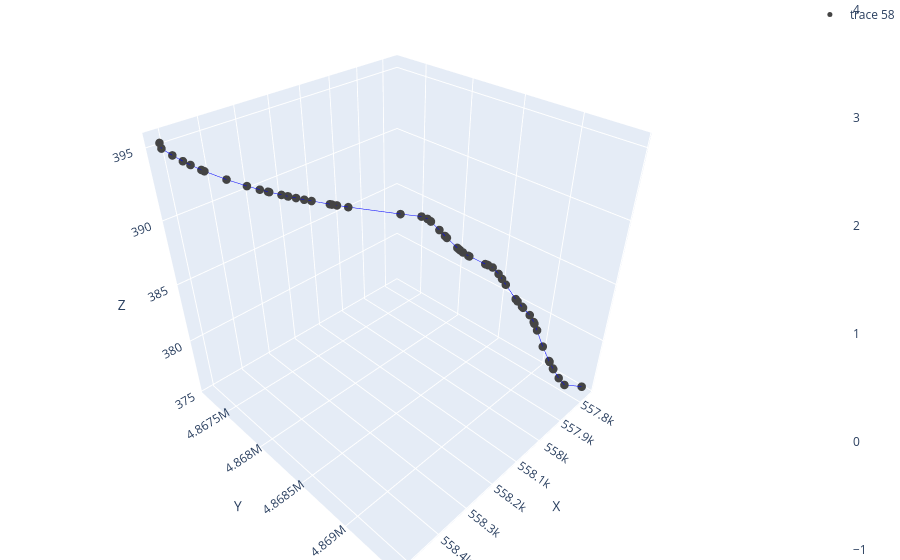

This figure's notebook cell:
### Code cell
import plotly.graph_objects as go
lines = edges[["x_0", "y_0", "z_0", "x_1", "y_1", "z_1"]].values
lines = lines.reshape(-1, 2, 3)
line_traces = []
for line in lines:
    line_traces.append(
        go.Scatter3d(
            x=line[:,0],
            y=line[:,1],
            z=line[:,2],
            mode='lines',
            line=dict(color='blue', width=1),
            showlegend=False
        )
    )
node_type_map = {cat: i for i, cat in enumerate(nodes.type.unique())}
node_type_map = {i : i for i in nodes.id}
node_colors = nodes.type.map(node_type_map)
# Scatter for nodes
scatter = go.Scatter3d(
    x=nodes.x,
    y=nodes.y,
    z=nodes.z,
    mode='markers',
    marker=dict(
        size=5,
        color=node_colors,  # categorical or numeric
        colorscale='Viridis',
        showscale=True
    )
)

# Combine and plot
fig = go.Figure(data=line_traces + [scatter])
fig.update_layout(
    scene=dict(
        xaxis_title='X',
        yaxis_title='Y',
        zaxis_title='Z'
    ),
    margin=dict(l=0, r=0, b=0, t=0)
)

fig.show()

### Figure 1 — Plotly figure (JSON) as saved in the notebook; plotly's stock layout.template omitted (floating-point values rounded to 4 significant figures)
{"data": [{"line": {"color": "blue", "width": 1}, "mode": "lines", "showlegend": false, "type": "scatter3d", "x": [558500.0, 558500.0], "y": [4867000.0, 4867000.0], "z": [395.3, 395.0]}, {"line": {"color": "blue", "width": 1}, "mode": "lines", "showlegend": false, "type": "scatter3d", "x": [558500.0, 558500.0], "y": [4867000.0, 4867000.0], "z": [395.0, 394.5]}, {"line": {"color": "blue", "width": 1}, "mode": "lines", "showlegend": false, "type": "scatter3d", "x": [558500.0, 558500.0], "y": [4867000.0, 4867000.0], "z": [394.5, 394.2]}, {"line": {"color": "blue", "width": 1}, "mode": "lines", "showlegend": false, "type": "scatter3d", "x": [558500.0, 558500.0], "y": [4867000.0, 4867000.0], "z": [394.2, 393.9]}, {"line": {"color": "blue", "width": 1}, "mode": "lines", "showlegend": false, "type": "scatter3d", "x": [558500.0, 558500.0], "y": [4867000.0, 4867000.0], "z": [393.9, 393.6]}, {"line": {"color": "blue", "width": 1}, "mode": "lines", "showlegend": false, "type": "scatter3d", "x": [558500.0, 558500.0], "y": [4867000.0, 4867000.0], "z": [393.6, 393.5]}, {"line": {"color": "blue", "width": 1}, "mode": "lines", "showlegend": false, "type": "scatter3d", "x": [558500.0, 558400.0], "y": [4867000.0, 4868000.0], "z": [393.5, 392.9]}, {"line": {"color": "blue", "width": 1}, "mode": "lines", "showlegend": false, "type": "scatter3d", "x": [558400.0, 558400.0], "y": [4868000.0, 4868000.0], "z": [392.9, 392.5]}, {"line": {"color": "blue", "width": 1}, "mode": "lines", "showlegend": false, "type": "scatter3d", "x": [558400.0, 558400.0], "y": [4868000.0, 4868000.0], "z": [392.5, 392.3]}, {"line": {"color": "blue", "width": 1}, "mode": "lines", "showlegend": false, "type": "scatter3d", "x": [558400.0, 558400.0], "y": [4868000.0, 4868000.0], "z": [392.3, 392.1]}, {"line": {"color": "blue", "width": 1}, "mode": "lines", "showlegend": false, "type": "scatter3d", "x": [558400.0, 558400.0], "y": [4868000.0, 4868000.0], "z": [392.1, 392.1]}, {"line": {"color": "blue", "width": 1}, "mode": "lines", "showlegend": false, "type": "scatter3d", "x": [558400.0, 558300.0], "y": [4868000.0, 4868000.0], "z": [392.1, 391.9]}, {"line": {"color": "blue", "width": 1}, "mode": "lines", "showlegend": false, "type": "scatter3d", "x": [558300.0, 558300.0], "y": [4868000.0, 4868000.0], "z": [391.9, 391.8]}, {"line": {"color": "blue", "width": 1}, "mode": "lines", "showlegend": false, "type": "scatter3d", "x": [558300.0, 558300.0], "y": [4868000.0, 4868000.0], "z": [391.8, 391.8]}, {"line": {"color": "blue", "width": 1}, "mode": "lines", "showlegend": false, "type": "scatter3d", "x": [558300.0, 558300.0], "y": [4868000.0, 4868000.0], "z": [391.8, 391.7]}, {"line": {"color": "blue", "width": 1}, "mode": "lines", "showlegend": false, "type": "scatter3d", "x": [558300.0, 558300.0], "y": [4868000.0, 4868000.0], "z": [391.7, 391.6]}, {"line": {"color": "blue", "width": 1}, "mode": "lines", "showlegend": false, "type": "scatter3d", "x": [558300.0, 558300.0], "y": [4868000.0, 4868000.0], "z": [391.6, 391.5]}, {"line": {"color": "blue", "width": 1}, "mode": "lines", "showlegend": false, "type": "scatter3d", "x": [558300.0, 558300.0], "y": [4868000.0, 4868000.0], "z": [391.5, 391.3]}, {"line": {"color": "blue", "width": 1}, "mode": "lines", "showlegend": false, "type": "scatter3d", "x": [558300.0, 558300.0], "y": [4868000.0, 4868000.0], "z": [391.3, 391.3]}, {"line": {"color": "blue", "width": 1}, "mode": "lines", "showlegend": false, "type": "scatter3d", "x": [558300.0, 558200.0], "y": [4868000.0, 4868000.0], "z": [391.3, 391.2]}, {"line": {"color": "blue", "width": 1}, "mode": "lines", "showlegend": false, "type": "scatter3d", "x": [558200.0, 558200.0], "y": [4868000.0, 4868000.0], "z": [391.2, 391.1]}, {"line": {"color": "blue", "width": 1}, "mode": "lines", "showlegend": false, "type": "scatter3d", "x": [558200.0, 558100.0], "y": [4868000.0, 4868000.0], "z": [391.1, 390.6]}, {"line": {"color": "blue", "width": 1}, "mode": "lines", "showlegend": false, "type": "scatter3d", "x": [558100.0, 558100.0], "y": [4868000.0, 4868000.0], "z": [390.6, 390.4]}, {"line": {"color": "blue", "width": 1}, "mode": "lines", "showlegend": false, "type": "scatter3d", "x": [558100.0, 558100.0], "y": [4868000.0, 4868000.0], "z": [390.4, 390.3]}, {"line": {"color": "blue", "width": 1}, "mode": "lines", "showlegend": false, "type": "scatter3d", "x": [558100.0, 558100.0], "y": [4868000.0, 4869000.0], "z": [390.3, 390.1]}, {"line": {"color": "blue", "width": 1}, "mode": "lines", "showlegend": false, "type": "scatter3d", "x": [558100.0, 558100.0], "y": [4869000.0, 4869000.0], "z": [390.1, 390.1]}, {"line": {"color": "blue", "width": 1}, "mode": "lines", "showlegend": false, "type": "scatter3d", "x": [558100.0, 558100.0], "y": [4869000.0, 4869000.0], "z": [390.1, 389.4]}, {"line": {"color": "blue", "width": 1}, "mode": "lines", "showlegend": false, "type": "scatter3d", "x": [558100.0, 558100.0], "y": [4869000.0, 4869000.0], "z": [389.4, 389.0]}, {"line": {"color": "blue", "width": 1}, "mode": "lines", "showlegend": false, "type": "scatter3d", "x": [558100.0, 558100.0], "y": [4869000.0, 4869000.0], "z": [389.0, 388.8]}, {"line": {"color": "blue", "width": 1}, "mode": "lines", "showlegend": false, "type": "scatter3d", "x": [558100.0, 558000.0], "y": [4869000.0, 4869000.0], "z": [388.8, 388.1]}, {"line": {"color": "blue", "width": 1}, "mode": "lines", "showlegend": false, "type": "scatter3d", "x": [558000.0, 558000.0], "y": [4869000.0, 4869000.0], "z": [388.1, 388.0]}, {"line": {"color": "blue", "width": 1}, "mode": "lines", "showlegend": false, "type": "scatter3d", "x": [558000.0, 558000.0], "y": [4869000.0, 4869000.0], "z": [388.0, 387.9]}, {"line": {"color": "blue", "width": 1}, "mode": "lines", "showlegend": false, "type": "scatter3d", "x": [558000.0, 558000.0], "y": [4869000.0, 4869000.0], "z": [387.9, 387.7]}, {"line": {"color": "blue", "width": 1}, "mode": "lines", "showlegend": false, "type": "scatter3d", "x": [558000.0, 558000.0], "y": [4869000.0, 4869000.0], "z": [387.7, 387.5]}, {"line": {"color": "blue", "width": 1}, "mode": "lines", "showlegend": false, "type": "scatter3d", "x": [558000.0, 558000.0], "y": [4869000.0, 4869000.0], "z": [387.5, 387.4]}, {"line": {"color": "blue", "width": 1}, "mode": "lines", "showlegend": false, "type": "scatter3d", "x": [558000.0, 558000.0], "y": [4869000.0, 4869000.0], "z": [387.4, 386.8]}, {"line": {"color": "blue", "width": 1}, "mode": "lines", "showlegend": false, "type": "scatter3d", "x": [558000.0, 558000.0], "y": [4869000.0, 4869000.0], "z": [386.8, 386.8]}, {"line": {"color": "blue", "width": 1}, "mode": "lines", "showlegend": false, "type": "scatter3d", "x": [558000.0, 558000.0], "y": [4869000.0, 4869000.0], "z": [386.8, 386.7]}, {"line": {"color": "blue", "width": 1}, "mode": "lines", "showlegend": false, "type": "scatter3d", "x": [558000.0, 558000.0], "y": [4869000.0, 4869000.0], "z": [386.7, 386.5]}, {"line": {"color": "blue", "width": 1}, "mode": "lines", "showlegend": false, "type": "scatter3d", "x": [558000.0, 558000.0], "y": [4869000.0, 4869000.0], "z": [386.5, 386.0]}, {"line": {"color": "blue", "width": 1}, "mode": "lines", "showlegend": false, "type": "scatter3d", "x": [558000.0, 558000.0], "y": [4869000.0, 4869000.0], "z": [386.0, 385.6]}, {"line": {"color": "blue", "width": 1}, "mode": "lines", "showlegend": false, "type": "scatter3d", "x": [558000.0, 557900.0], "y": [4869000.0, 4869000.0], "z": [385.6, 385.1]}, {"line": {"color": "blue", "width": 1}, "mode": "lines", "showlegend": false, "type": "scatter3d", "x": [557900.0, 557900.0], "y": [4869000.0, 4869000.0], "z": [385.1, 383.9]}, {"line": {"color": "blue", "width": 1}, "mode": "lines", "showlegend": false, "type": "scatter3d", "x": [557900.0, 557900.0], "y": [4869000.0, 4869000.0], "z": [383.9, 383.7]}, {"line": {"color": "blue", "width": 1}, "mode": "lines", "showlegend": false, "type": "scatter3d", "x": [557900.0, 557900.0], "y": [4869000.0, 4869000.0], "z": [383.7, 383.2]}, {"line": {"color": "blue", "width": 1}, "mode": "lines", "showlegend": false, "type": "scatter3d", "x": [557900.0, 557900.0], "y": [4869000.0, 4869000.0], "z": [383.2, 383.1]}, {"line": {"color": "blue", "width": 1}, "mode": "lines", "showlegend": false, "type": "scatter3d", "x": [557900.0, 557900.0], "y": [4869000.0, 4869000.0], "z": [383.1, 382.5]}, {"line": {"color": "blue", "width": 1}, "mode": "lines", "showlegend": false, "type": "scatter3d", "x": [557900.0, 557900.0], "y": [4869000.0, 4869000.0], "z": [382.5, 381.9]}, {"line": {"color": "blue", "width": 1}, "mode": "lines", "showlegend": false, "type": "scatter3d", "x": [557900.0, 557900.0], "y": [4869000.0, 4869000.0], "z": [381.9, 381.7]}, {"line": {"color": "blue", "width": 1}, "mode": "lines", "showlegend": false, "type": "scatter3d", "x": [557900.0, 557900.0], "y": [4869000.0, 4869000.0], "z": [381.7, 381.1]}, {"line": {"color": "blue", "width": 1}, "mode": "lines", "showlegend": false, "type": "scatter3d", "x": [557900.0, 557900.0], "y": [4869000.0, 4869000.0], "z": [381.1, 379.6]}, {"line": {"color": "blue", "width": 1}, "mode": "lines", "showlegend": false, "type": "scatter3d", "x": [557900.0, 557800.0], "y": [4869000.0, 4869000.0], "z": [379.6, 378.1]}, {"line": {"color": "blue", "width": 1}, "mode": "lines", "showlegend": false, "type": "scatter3d", "x": [557800.0, 557800.0], "y": [4869000.0, 4869000.0], "z": [378.1, 378.1]}, {"line": {"color": "blue", "width": 1}, "mode": "lines", "showlegend": false, "type": "scatter3d", "x": [557800.0, 557800.0], "y": [4869000.0, 4869000.0], "z": [378.1, 377.4]}, {"line": {"color": "blue", "width": 1}, "mode": "lines", "showlegend": false, "type": "scatter3d", "x": [557800.0, 557800.0], "y": [4869000.0, 4869000.0], "z": [377.4, 377.3]}, {"line": {"color": "blue", "width": 1}, "mode": "lines", "showlegend": false, "type": "scatter3d", "x": [557800.0, 557800.0], "y": [4869000.0, 4869000.0], "z": [377.3, 376.4]}, {"line": {"color": "blue", "width": 1}, "mode": "lines", "showlegend": false, "type": "scatter3d", "x": [557800.0, 557800.0], "y": [4869000.0, 4869000.0], "z": [376.4, 375.7]}, {"line": {"color": "blue", "width": 1}, "mode": "lines", "showlegend": false, "type": "scatter3d", "x": [557800.0, 557800.0], "y": [4869000.0, 4869000.0], "z": [375.7, 375.5]}, {"marker": {"color": [NaN, NaN, NaN, NaN, NaN, NaN, NaN, NaN, NaN, NaN, NaN, NaN, NaN, NaN, NaN, NaN, NaN, NaN, NaN, NaN, NaN, NaN, NaN, NaN, NaN, NaN, NaN, NaN, NaN, NaN, NaN, NaN, NaN, NaN, NaN, NaN, NaN, NaN, NaN, NaN, NaN, NaN, NaN, NaN, NaN, NaN, NaN, NaN, NaN, NaN, NaN, NaN, NaN, NaN, NaN, NaN, NaN, NaN, NaN], "colorscale": [[0, "#440154"], [0.1111, "#482878"], [0.2222, "#3e4989"], [0.3333, "#31688e"], [0.4444, "#26828e"], [0.5556, "#1f9e89"], [0.6667, "#35b779"], [0.7778, "#6ece58"], [0.8889, "#b5de2b"], [1, "#fde725"]], "showscale": true, "size": 5}, "mode": "markers", "type": "scatter3d", "x": [558500.0, 558500.0, 558500.0, 558500.0, 558500.0, 558500.0, 558500.0, 558400.0, 558400.0, 558400.0, 558400.0, 558400.0, 558300.0, 558300.0, 558300.0, 558300.0, 558300.0, 558300.0, 558300.0, 558300.0, 558200.0, 558200.0, 558100.0, 558100.0, 558100.0, 558100.0, 558100.0, 558100.0, 558100.0, 558100.0, 558000.0, 558000.0, 558000.0, 558000.0, 558000.0, 558000.0, 558000.0, 558000.0, 558000.0, 558000.0, 558000.0, 558000.0, 557900.0, 557900.0, 557900.0, 557900.0, 557900.0, 557900.0, 557900.0, 557900.0, 557900.0, 557900.0, 557800.0, 557800.0, 557800.0, 557800.0, 557800.0, 557800.0, 557800.0], "y": [4867000.0, 4867000.0, 4867000.0, 4867000.0, 4867000.0, 4867000.0, 4867000.0, 4868000.0, 4868000.0, 4868000.0, 4868000.0, 4868000.0, 4868000.0, 4868000.0, 4868000.0, 4868000.0, 4868000.0, 4868000.0, 4868000.0, 4868000.0, 4868000.0, 4868000.0, 4868000.0, 4868000.0, 4868000.0, 4869000.0, 4869000.0, 4869000.0, 4869000.0, 4869000.0, 4869000.0, 4869000.0, 4869000.0, 4869000.0, 4869000.0, 4869000.0, 4869000.0, 4869000.0, 4869000.0, 4869000.0, 4869000.0, 4869000.0, 4869000.0, 4869000.0, 4869000.0, 4869000.0, 4869000.0, 4869000.0, 4869000.0, 4869000.0, 4869000.0, 4869000.0, 4869000.0, 4869000.0, 4869000.0, 4869000.0, 4869000.0, 4869000.0, 4869000.0], "z": [395.3, 395.0, 394.5, 394.2, 393.9, 393.6, 393.5, 392.9, 392.5, 392.3, 392.1, 392.1, 391.9, 391.8, 391.8, 391.7, 391.6, 391.5, 391.3, 391.3, 391.2, 391.1, 390.6, 390.4, 390.3, 390.1, 390.1, 389.4, 389.0, 388.8, 388.1, 388.0, 387.9, 387.7, 387.5, 387.4, 386.8, 386.8, 386.7, 386.5, 386.0, 385.6, 385.1, 383.9, 383.7, 383.2, 383.1, 382.5, 381.9, 381.7, 381.1, 379.6, 378.1, 378.1, 377.4, 377.3, 376.4, 375.7, 375.5]}], "layout": {"margin": {"b": 0, "l": 0, "r": 0, "t": 0}, "scene": {"xaxis": {"title": {"text": "X"}}, "yaxis": {"title": {"text": "Y"}}, "zaxis": {"title": {"text": "Z"}}}}}
